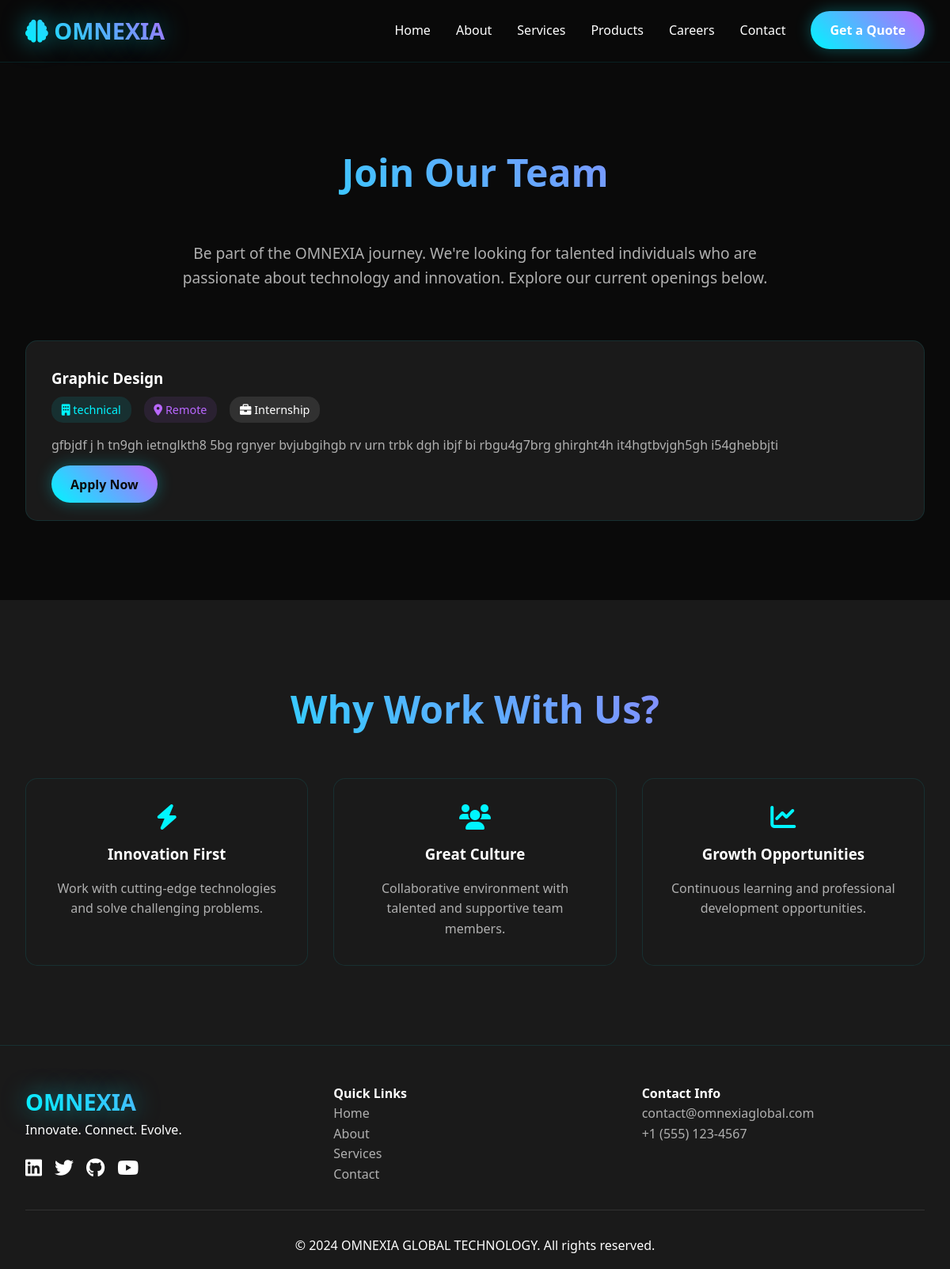
The app's page /careers/ with its own data.
### OMNEXIA_APP/models.py (models this page shows, shortened)
class JobOpening(models.Model):
    JOB_TYPES = [
        ('FULL_TIME', 'Full Time'),
        ('PART_TIME', 'Part Time'),
        ('INTERNSHIP', 'Internship'),
        ('REMOTE', 'Remote'),
    ]
    title = models.CharField(max_length=200)
    department = models.CharField(max_length=100)
    location = models.CharField(max_length=100)
    job_type = models.CharField(max_length=20, choices=JOB_TYPES)
    description = models.TextField()
    requirements = models.TextField()
    is_active = models.BooleanField(default=True)
    posted_date = models.DateTimeField(auto_now_add=True)

### OMNEXIA_APP/views.py (the view)
# urls.py: path('careers/', views.careers, name='careers'),
def careers(request):
    job_openings = JobOpening.objects.filter(is_active=True)
    return render(request, 'OMNEXIA_APP/careers.html', {'job_openings': job_openings})

### OMNEXIA_APP/templates/OMNEXIA_APP/careers.html (shortened to what this page needs)
{% extends 'OMNEXIA_APP/base.html' %}
{% block content %}
<section class="section">
    <div class="container">
        <h1 class="section-title">Join Our Team</h1>
        <div style="text-align: center; max-width: 800px; margin: 0 auto 4rem;">
            <p style="font-size: 1.2rem; color: var(--text-gray);">
                Be part of the OMNEXIA journey. We're looking for talented individuals who are passionate about
                technology and innovation. Explore our current openings below.
            </p>
        </div>
        {% if job_openings %}
        <div class="grid-2">
            {% for job in job_openings %}
            <div class="card">
                <h3 style="margin-bottom: 0.5rem;">{{ job.title }}</h3>
                <div style="display: flex; gap: 1rem; margin-bottom: 1rem; flex-wrap: wrap;">
                    <span style="background: rgba(0, 245, 255, 0.1); color: var(--electric-blue); padding: 0.3rem 0.8rem; border-radius: 15px; font-size: 0.9rem;">
                        <i class="fas fa-building"></i> {{ job.department }}
                    </span>
                    <span style="background: rgba(185, 103, 255, 0.1); color: var(--neon-purple); padding: 0.3rem 0.8rem; border-radius: 15px; font-size: 0.9rem;">
                        <i class="fas fa-map-marker-alt"></i> {{ job.location }}
                    </span>
                    <span style="background: rgba(255, 255, 255, 0.1); color: var(--text-light); padding: 0.3rem 0.8rem; border-radius: 15px; font-size: 0.9rem;">
                        <i class="fas fa-briefcase"></i> {{ job.get_job_type_display }}
                    </span>
                </div>
                <p style="color: var(--text-gray); margin-bottom: 1.5rem;">{{ job.description|truncatewords:30 }}</p>
                <a href="{% url 'job_detail' job.id %}" class="cta-button">Apply Now</a>
            </div>
            {% endfor %}
        </div>
        {% endif %}
    </div>
</section>
<section class="section" style="background: var(--dark-card);">
    <div class="container">
        <h2 class="section-title">Why Work With Us?</h2>
        <div class="grid-3">
            <div class="card" style="text-align: center;">
                <i class="fas fa-bolt fa-2x" style="color: var(--electric-blue); margin-bottom: 1rem;"></i>
                <h3 style="margin-bottom: 1rem;">Innovation First</h3>
                <p style="color: var(--text-gray);">Work with cutting-edge technologies and solve challenging problems.</p>
            </div>
            <div class="card" style="text-align: center;">
                <i class="fas fa-users fa-2x" style="color: var(--electric-blue); margin-bottom: 1rem;"></i>
                <h3 style="margin-bottom: 1rem;">Great Culture</h3>
                <p style="color: var(--text-gray);">Collaborative environment with talented and supportive team members.</p>
            </div>
            <div class="card" style="text-align: center;">
                <i class="fas fa-chart-line fa-2x" style="color: var(--electric-blue); margin-bottom: 1rem;"></i>
                <h3 style="margin-bottom: 1rem;">Growth Opportunities</h3>
                <p style="color: var(--text-gray);">Continuous learning and professional development opportunities.</p>
            </div>
        </div>
    </div>
</section>
{% endblock %}

### OMNEXIA_APP/templates/OMNEXIA_APP/base.html (style rules this page uses)
:root { --dark-bg: #0a0a0a; --dark-card: #1a1a1a; --electric-blue: #00f5ff; --neon-purple: #b967ff; --text-light: #ffffff; --text-gray: #b0b0b0; }
* { margin: 0; padding: 0; box-sizing: border-box; }
body { font-family: 'Segoe UI', Tahoma, Geneva, Verdana, sans-serif; background: var(--dark-bg); color: var(--text-light); line-height: 1.6; overflow-x: hidden; }
.cta-button { background: linear-gradient(45deg, var(--electric-blue), var(--neon-purple)); color: var(--dark-bg); padding: 0.8rem 1.5rem; border: none; border-radius: 25px; text-decoration: none; font-weight: bold; transition: all 0.3s ease; box-shadow: 0 0 20px rgba(0, 245, 255, 0.3); }
.section { padding: 100px 0; }
.container { max-width: 1400px; margin: 0 auto; padding: 0 2rem; }
.section-title { text-align: center; font-size: 3rem; margin-bottom: 3rem; background: linear-gradient(45deg, var(--electric-blue), var(--neon-purple)); -webkit-background-clip: text; -webkit-text-fill-color: transparent; }
.card { background: var(--dark-card); border-radius: 15px; padding: 2rem; transition: all 0.3s ease; border: 1px solid rgba(0, 245, 255, 0.1); }
.grid-3 { display: grid; grid-template-columns: repeat(auto-fit, minmax(300px, 1fr)); gap: 2rem; }

### records on screen
JobOpening: title "Graphic Design", department "technical", location "Remote", job_type "Internship", description "gfbjdf j h tn9gh ietnglkth8 5bg rgnyer bvjubgihgb rv urn trbk dgh ibjf bi rbgu4g7brg ghirght4h it4hgtbvjgh5gh i54ghebbjti"
